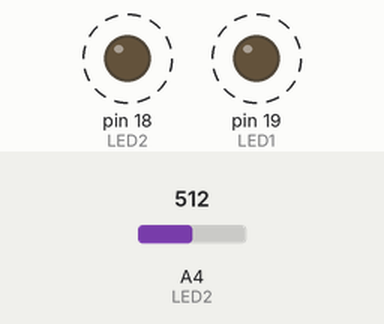
A sketch run on a simulated Arduino Uno, built with avr-gcc and run on an emulated ATmega328P. Parts: output pins drawn as LEDs (lit = HIGH). Dashed ring = blinking. The test bench sets the inputs (shaded band); at power-on: A4 (LED2) = 512. What the sketch prints to the serial monitor is not drawn.

Above: at 0.1 s.
Timing chart, 0 to 3.4 s (numbered marks = the images above):
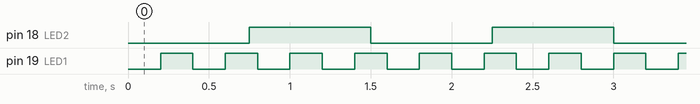

The sketch:

icte4.ino
```cpp
// Filename: icte4.ino
// Authors: Sam Mansouri and Matthew Calim
// Date: 10/15/2025
// Description: This code blinks two LEDs at different rates and reads a potentiometer value every 100ms.

// ===== Constants =====
const int LED1 = 19; // first LED
const int LED2 = 18; // other led
const int POTENT_PIN = 4; // potentiometer signal

// need to set the time periods
const unsigned long time_LED1 = 200;
const unsigned long time_LED2 = 750;
const unsigned long time_POTENT = 100;

// ===== Global Variables =====
// need to store the last timestamp, keep track of when the led last blinked and when pot last printed
unsigned long t1 = 0, t2 = 0, tp = 0;

// keep track of LEDs current state (on or off)
bool s1 = false, s2 = false;

void setup() {

  pinMode(LED1, OUTPUT); // setting outputs
  pinMode(LED2, OUTPUT); // setting output
  digitalWrite(LED1, LOW); // initial set to low
  digitalWrite(LED2, LOW); // intiial set to low

  Serial.begin(115200);

}

void loop() {

  unsigned long now = millis(); // timestamp per pass (recommended by gpt)

  if (now - t1 >= time_LED1) { // checking that 200ms have passed
    s1 = !s1; // togglging the state, flip it
    digitalWrite(LED1, s1); // updating the LED state
    t1 = now;  // this is the new toggle time reference
  }

  if (now - t2 >= time_LED2) { // checking that 750ms have passed
    s2 = !s2; // togglging the state, flip it
    digitalWrite(LED2, s2); // updating the LED state
    t2 = now;  // this is the new toggle time reference
  }

  if (now - tp >= time_POTENT) { // checking that 200ms have passed
    int raw = analogRead(POTENT_PIN); // pulling 0-4095 value
    Serial.print("Potentiometer reading: ");
    Serial.println(raw);
    tp = now;  // this is the new toggle time reference
  }

}
```

Measured:
- by itself, pin 18 (LED2): alternates HIGH for 0.75 s and LOW for 0.75 s
- by itself, pin 19 (LED1): alternates HIGH for 0.20 s and LOW for 0.20 s
- by itself, everything shown: repeats every 6.0 s, in 36 steps
